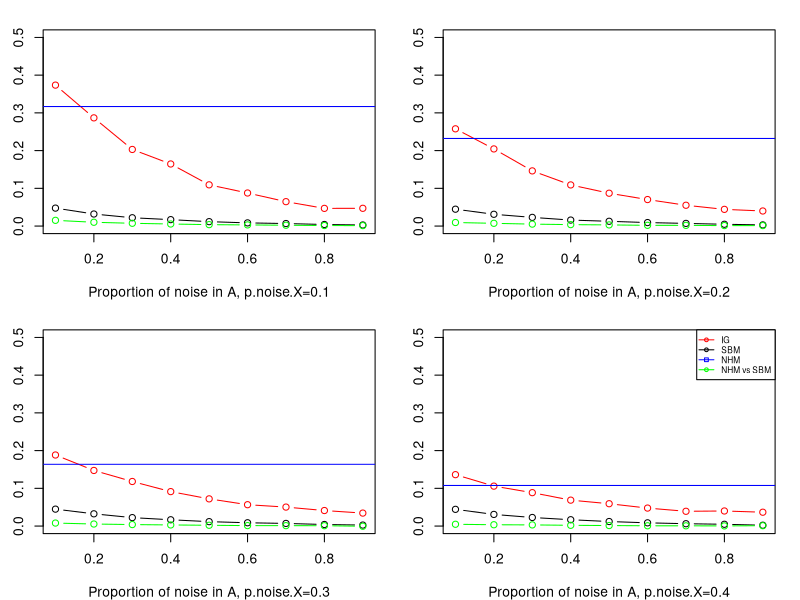

The R source for this figure: (Note: this script raises an error after producing the figure.)
naout_mean=function(x){
  x=x[x!=0]
  if(sum(is.na(x))==0)return(mean(x))
  else return(mean(x[(!is.na(x))]))
}

a=read.csv('1.csv');a=a[,-1]
b=read.csv('2.csv');b=b[,-1]
c=read.csv('3.csv');c=c[,-1]
d=read.csv('4.csv');d=d[,-1]
#e=read.csv('5.csv');e=e[,-1]
# f=read.csv('6.csv');f=f[,-1]
# g=read.csv('7.csv');g=g[,-1]
# h=read.csv('8.csv');h=h[,-1]
# i=read.csv('9.csv');i=i[,-1]

par(mfrow=c(2,2),mar=c(4, 2.6, 1.8, 1.5))
#t=0.05

avg=apply(a,1,naout_mean)
ARI.A=avg[1];ARI.IG=avg[2:10]; ARI.X=avg[11:19]; ARI.AX=avg[20:28]
p.noise.A=seq(0.1,0.9,length=9)
plot(p.noise.A,ARI.IG,ylim=c(0,0.5),type='b',col='red',
     ylab='Adjusted Rand', xlab='Proportion of noise in A, p.noise.X=0.1')
lines(p.noise.A,ARI.X,type='b')
lines(p.noise.A, ARI.AX, type='b',col='green')
abline(h=ARI.A,col='blue')
#abline(h=t,col='gold')


avg=apply(b,1,naout_mean)
ARI.A=avg[1];ARI.IG=avg[2:10]; ARI.X=avg[11:19]; ARI.AX=avg[20:28]
p.noise.A=seq(0.1,0.9,length=9)
plot(p.noise.A,ARI.IG,ylim=c(0,0.5),type='b',col='red',
     ylab='Adjusted Rand', xlab='Proportion of noise in A, p.noise.X=0.2')
lines(p.noise.A,ARI.X,type='b')
lines(p.noise.A, ARI.AX, type='b',col='green')
abline(h=ARI.A,col='blue')
#abline(h=t,col='gold')


avg=apply(c,1,naout_mean)
ARI.A=avg[1];ARI.IG=avg[2:10]; ARI.X=avg[11:19]; ARI.AX=avg[20:28]
p.noise.A=seq(0.1,0.9,length=9)
plot(p.noise.A,ARI.IG,ylim=c(0,0.5),type='b',col='red',
     ylab='Adjusted Rand', xlab='Proportion of noise in A, p.noise.X=0.3')
lines(p.noise.A,ARI.X,type='b')
lines(p.noise.A, ARI.AX, type='b',col='green')
abline(h=ARI.A,col='blue')
#abline(h=t,col='gold')

avg=apply(d,1,naout_mean)
ARI.A=avg[1];ARI.IG=avg[2:10]; ARI.X=avg[11:19]; ARI.AX=avg[20:28]
p.noise.A=seq(0.1,0.9,length=9)
plot(p.noise.A,ARI.IG,ylim=c(0,0.5),type='b',col='red',
     ylab='Adjusted Rand', xlab='Proportion of noise in A, p.noise.X=0.4')
lines(p.noise.A,ARI.X,type='b')
lines(p.noise.A, ARI.AX, type='b',col='green')
abline(h=ARI.A,col='blue')
#abline(h=t,col='gold')


legend('topright',cex=0.6,c('IG','SBM','NHM','NHM vs SBM'),lty=c(1,1,1,1),
       col=c('red','black','blue','green'),pch=c(1,1,0,1))

avg=apply(e,1,naout_mean)
ARI.A=avg[1];ARI.IG=avg[2:10]; ARI.X=avg[11:19]; ARI.AX=avg[20:28]
p.noise.A=seq(0.1,0.9,length=9)
plot(p.noise.A,ARI.IG,ylim=c(0,1),type='b',col='red',
     ylab='Adjusted Rand', xlab='Proportion of noise in A, p.noise.X=0.5')
lines(p.noise.A,ARI.X,type='b')
lines(p.noise.A, ARI.AX, type='b',col='green')
abline(h=ARI.A,col='blue')

legend('topright',cex=0.6,c('IG','SBM','NHM','NHM vs SBM'),lty=c(1,1,1,1),
       col=c('red','black','blue','green'),pch=c(1,1,0,1))